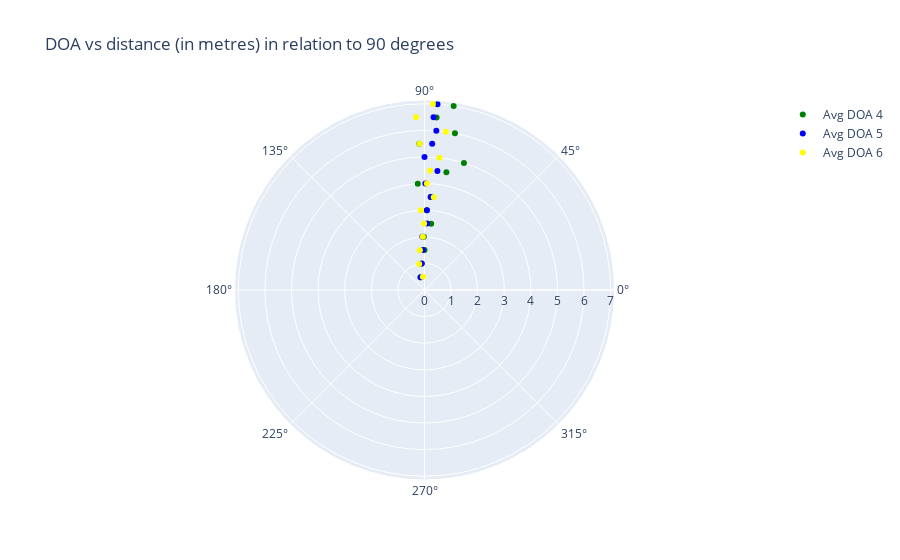

The code cell stored with this chart in its notebook:
### Code cell
fig = go.Figure()

fig.add_trace(go.Scatterpolar(
    r=[0.5,1,1.5,2,2.5,3,3.5,4,4.5,5,5.5,6,6.5,7],
    theta=avg_doa,
    mode='markers',
    marker=dict(color='green'),
    name='Avg DOA 4'
))

fig.add_trace(go.Scatterpolar(
    r=[0.5,1,1.5,2,2.5,3,3.5,4,4.5,5,5.5,6,6.5,7],
    theta=avg_doa2,
    mode='markers',
    marker=dict(color='blue'),
    name='Avg DOA 5'
))

fig.add_trace(go.Scatterpolar(
    r=[0.5,1,1.5,2,2.5,3,3.5,4,4.5,5,5.5,6,6.5,7],
    theta=avg_doa3,
    mode='markers',
    marker=dict(color='yellow'),
    name='Avg DOA 6'
))

fig.update_layout(
    showlegend=True,
    title='DOA vs distance (in metres) in relation to 90 degrees'
)
fig.show()

### Figure 1 — Plotly figure (JSON) as saved in the notebook; plotly's stock layout.template omitted (floating-point values rounded to 4 significant figures)
{"data": [{"marker": {"color": "green"}, "mode": "markers", "name": "Avg DOA 4", "r": [0.5, 1, 1.5, 2, 2.5, 3, 3.5, 4, 4.5, 5, 5.5, 6, 6.5, 7], "theta": [106.4, 98.2, 90, 90.75, 84.23, 88.3, 86.09, 93.63, 79.47, 72.76, 92, 79, 86, 81], "type": "scatterpolar"}, {"marker": {"color": "blue"}, "mode": "markers", "name": "Avg DOA 5", "r": [0.5, 1, 1.5, 2, 2.5, 3, 3.5, 4, 4.5, 5, 5.5, 6, 6.5, 7], "theta": [107.4, 95.64, 92.22, 92.25, 87.8, 88.3, 86.24, 89.54, 83.82, 90, 87, 85.75, 87, 86], "type": "scatterpolar"}, {"marker": {"color": "yellow"}, "mode": "markers", "name": "Avg DOA 6", "r": [0.5, 1, 1.5, 2, 2.5, 3, 3.5, 4, 4.5, 5, 5.5, 6, 6.5, 7], "theta": [96.9, 101.5, 96.64, 91.78, 90.3, 92.58, 84.3, 88.7, 87.32, 83.54, 91.92, 82.3, 92.8, 87.41], "type": "scatterpolar"}], "layout": {"showlegend": true, "title": {"text": "DOA vs distance (in metres) in relation to 90 degrees"}}}
